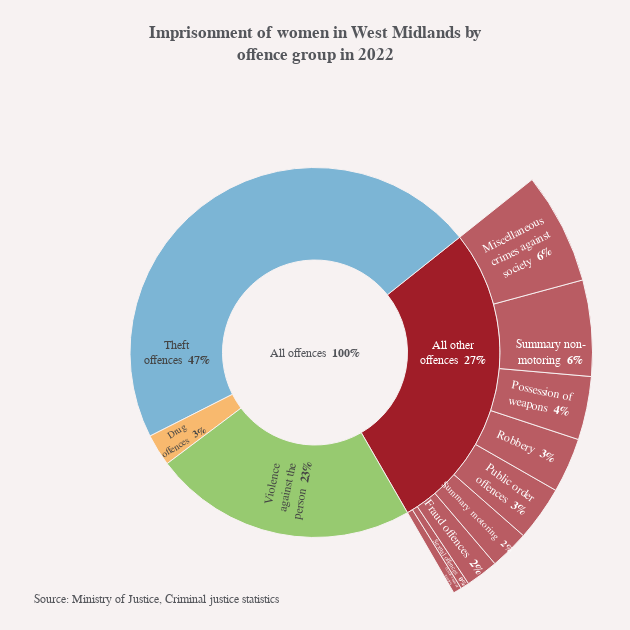

The cell this chart's notebook holds for it:
### Code cell
west_mids.output_chart()

### Figure 1 — Plotly figure (JSON) as saved in the notebook; plotly's stock layout.template omitted (floating-point values rounded to 4 significant figures)
{"data": [{"branchvalues": "total", "domain": {"column": 0, "row": 0}, "hoverinfo": "label+percent parent", "hovertemplate": "<b>%{label}</b><br>%{percentParent: .0%} of %{parent}<extra></extra>", "insidetextorientation": "radial", "labels": ["Not known", "Criminal damage and<br>arson", "Sexual offences", "Fraud offences", "Summary motoring", "Public order<br>offences", "Robbery", "Possession of<br>weapons", "Summary non-<br>motoring", "Miscellaneous<br>crimes against<br>society", "All other<br>offences", "Theft<br>offences", "Drug<br>offences", "Violence<br>against the<br>person"], "parents": ["All other<br>offences", "All other<br>offences", "All other<br>offences", "All other<br>offences", "All other<br>offences", "All other<br>offences", "All other<br>offences", "All other<br>offences", "All other<br>offences", "All other<br>offences", "All offences", "All offences", "All offences", "All offences"], "rotation": -60, "sort": false, "texttemplate": "%{label} <b>%{percentRoot: .0%}</b>", "type": "sunburst", "values": [0, 0.005, 0.005, 0.019, 0.023, 0.032, 0.032, 0.037, 0.056, 0.065, 0.274, 0.468, 0.028, 0.231]}], "layout": {"annotations": [{"font": {"size": 12}, "showarrow": false, "text": "Source: Ministry of Justice, Criminal justice statistics", "x": 0.05, "xanchor": "left", "xref": "paper", "y": 0.07, "yanchor": "top", "yref": "paper"}], "height": 630, "margin": {"b": 0, "l": 0, "r": 0, "t": 75}, "title": {"text": "<b>Imprisonment of women in West Midlands by<br>offence group in 2022</b>", "y": 0.94, "yanchor": "bottom"}, "width": 630}}
